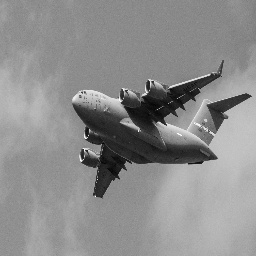
#> input picture archive/파이썬을 활용한 머신러닝 쿡북/datasets/plane_256x256.jpg, 256 x 256 px, found by its file name
$ jupyter execute --allow-errors '08_ipynb의_사본.ipynb'   (shell and % lines are left out)
#> lines starting #> are read from the running program, lines starting #| are printed output that depends on the picture; after the words box and inside, x2 and y2 are one past the last pixel; in counts of white or black regions, pixels touching at a corner belong together
<a href="https://colab.research.google.com/github/restful3/ds4th_study/blob/main/08_ipynb%EC%9D%98_%EC%82%AC%EB%B3%B8.ipynb" target="_parent"></a>

# 8장. 이미지 다루기

이 노트북을 주피터 노트북 뷰어(nbviewer.jupyter.org)로 보거나 구글 코랩(colab.research.google.com)에서 실행할 수 있습니다.

<table class="tfo-notebook-buttons" align="left">
  <td>
    <a target="_blank" href="https://nbviewer.org/github/rickiepark/machine-learning-with-python-cookbook/blob/master/08.ipynb">주피터 노트북 뷰어로 보기</a>
  </td>
  <td>
    <a target="_blank" href="https://colab.research.google.com/github/rickiepark/machine-learning-with-python-cookbook/blob/master/08.ipynb">구글 코랩(Colab)에서 실행하기</a>
  </td>
</table>

## 8.1 이미지 로드

[cell 1]
# 코랩에서 실행하는 경우 다음 주석을 제거하고 실행하세요.

[cell 2]
# 라이브러리를 임포트합니다.
import cv2
import numpy as np
from matplotlib import pyplot as plt

# 흑백 이미지로 로드합니다.
image = cv2.imread("images/plane.jpg", cv2.IMREAD_GRAYSCALE)

#> (a cell that did not finish here is left out)

[cell 4]
# 데이터 타입을 확인합니다.
type(image)

[cell 5]
# 이미지 데이터를 확인합니다.
image

#> (a cell that did not finish here is left out)

[cell 7]
# 컬러로 이미지를 로드합니다.
image_bgr = cv2.imread("images/plane.jpg")

# 픽셀을 확인합니다.
#> (the rest of this cell did not finish here and is left out)

#> (a cell that did not finish here is left out)

## 8.2 이미지 저장

[cell 9]
# 라이브러리를 임포트합니다.
import cv2
import numpy as np
from matplotlib import pyplot as plt

# 흑백 이미지로 로드합니다.
image = cv2.imread("images/plane.jpg", cv2.IMREAD_GRAYSCALE)

# 이미지를 저장합니다.
cv2.imwrite("images/plane_new.jpg", image)
#> Out = True

## 8.3 이미지 크기 변경하기

[cell 10]
# 코랩에서 실행하는 경우 다음 주석을 제거하고 실행하세요.

[cell 11]
# 라이브러리를 임포트합니다.
import cv2
import numpy as np
from matplotlib import pyplot as plt

# 흑백 이미지로 로드합니다.
image = cv2.imread("images/plane_256x256.jpg", cv2.IMREAD_GRAYSCALE)
#> image is the input picture: shape (256, 256); min 0, max 255, mean 140.6

# 이미지 크기를 50x50 픽셀로 바꿉니다.
image_50x50 = cv2.resize(image, (50, 50))

# 이미지를 출력합니다.
plt.imshow(image_50x50, cmap="gray"), plt.axis("off")
plt.show()

## 8.4 이미지 지르기

[cell 12]
# 라이브러리를 임포트합니다.
import cv2
import numpy as np
from matplotlib import pyplot as plt

# 흑백 이미지로 로드합니다.
image = cv2.imread("images/plane_256x256.jpg", cv2.IMREAD_GRAYSCALE)

# 열의 처음 절반과 모든 행을 선택합니다.
image_cropped = image[:,:128]
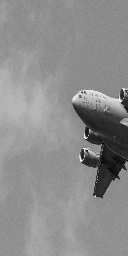
#> image_cropped: shape (256, 128); min 4, max 254, mean 140.3

# 이미지를 출력합니다.
plt.imshow(image_cropped, cmap="gray"), plt.axis("off")
plt.show()

## 8.5 이미지 흐리게 하기

[cell 13]
# 라이브러리를 임포트합니다.
import cv2
import numpy as np
from matplotlib import pyplot as plt

# 흑백 이미지로 로드합니다.
image = cv2.imread("images/plane_256x256.jpg", cv2.IMREAD_GRAYSCALE)

# 이미지를 흐리게 합니다.
image_blurry = cv2.blur(image, (5,5))

# 이미지를 출력합니다.
plt.imshow(image_blurry, cmap="gray"), plt.axis("off")
plt.show()

[cell 14]
# 이미지를 흐리게 합니다.
image_very_blurry = cv2.blur(image, (100,100))

# 이미지를 출력합니다.
plt.imshow(image_very_blurry, cmap="gray"), plt.xticks([]), plt.yticks([])
plt.show()

[cell 15]
# 커널을 만듭니다.
kernel = np.ones((5,5)) / 25.0

# 커널을 확인합니다.
kernel

[cell 16]
# 커널을 적용합니다.
image_kernel = cv2.filter2D(image, -1, kernel)

# 이미지를 출력합니다.
plt.imshow(image_kernel, cmap="gray")
plt.axis("off")
plt.show()

## 붙임

[cell 17]
#  가우시안 블러를 적용합니다.
image_very_blurry = cv2.GaussianBlur(image, (5,5), 0)

# 이미지를 출력합니다.
plt.imshow(image_very_blurry, cmap="gray")
plt.axis("off")
plt.show()

[cell 18]
gaus_vector = cv2.getGaussianKernel(5, 0)
gaus_vector

[cell 19]
# 벡터를 외적하여 커널을 만듭니다.
gaus_kernel = np.outer(gaus_vector, gaus_vector)
gaus_kernel

[cell 20]
# 커널을 적용합니다.
image_kernel = cv2.filter2D(image, -1, gaus_kernel)

# 이미지를 출력합니다.
plt.imshow(image_kernel, cmap="gray")
plt.axis("off")
plt.show()

## 8.6 이미지를 선명하게 하기

[cell 21]
# 라이브러리를 임포트합니다.
import cv2
import numpy as np
from matplotlib import pyplot as plt

# 흑백 이미지로 로드합니다.
image = cv2.imread("images/plane_256x256.jpg", cv2.IMREAD_GRAYSCALE)

# 커널을 만듭니다.
kernel = np.array([[0, -1, 0],
                   [-1, 5,-1],
                   [0, -1, 0]])

# 이미지를 선명하게 만듭니다.
image_sharp = cv2.filter2D(image, -1, kernel)

# 이미지를 출력합니다.
plt.imshow(image_sharp, cmap="gray"), plt.axis("off")
plt.show()

## 8.7 대비 향상

[cell 22]
# 라이브러리를 임포트합니다.
import cv2
import numpy as np
from matplotlib import pyplot as plt

# 흑백 이미지로 로드합니다.
image = cv2.imread("images/plane_256x256.jpg", cv2.IMREAD_GRAYSCALE)

# 이미지 대비를 향상시킵니다.
image_enhanced = cv2.equalizeHist(image)
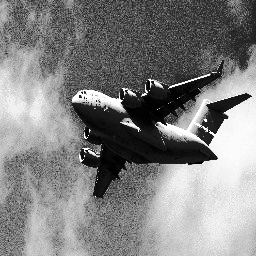
#> image_enhanced: shape (256, 256); min 0, max 255, mean 129.7

# 이미지를 출력합니다.
plt.imshow(image_enhanced, cmap="gray"), plt.axis("off")
plt.show()

[cell 23]
# 이미지를 로드합니다.
image_bgr = cv2.imread("images/plane.jpg")

# YUV로 바꿉니다.
#> (the rest of this cell did not finish here and is left out)

## 8.8 색깔 구분하기

[cell 24]
# 라이브러리를 임포트합니다.
import cv2
import numpy as np
from matplotlib import pyplot as plt

# 이미지를 로드합니다.
image_bgr = cv2.imread('images/plane_256x256.jpg')

# BGR에서 HSV로 변환합니다.
image_hsv = cv2.cvtColor(image_bgr, cv2.COLOR_BGR2HSV)
#> image_hsv: shape (256, 256, 3); mean H, S, V 0, 0, 140.6

# HSV에서 파랑 값의 범위를 정의합니다.
lower_blue = np.array([50,100,50])
upper_blue = np.array([130,255,255])

# 마스크를 만듭니다.
mask = cv2.inRange(image_hsv, lower_blue, upper_blue)
#> mask: shape (256, 256); every value is 0

# 이미지에 마스크를 적용합니다.
image_bgr_masked = cv2.bitwise_and(image_bgr, image_bgr, mask=mask)
#> image_bgr_masked: shape (256, 256, 3); every value is 0

# BGR에서 RGB로 변환합니다.
image_rgb = cv2.cvtColor(image_bgr_masked, cv2.COLOR_BGR2RGB)

# 이미지를 출력합니다.
plt.imshow(image_rgb), plt.axis("off")
plt.show()

[cell 25]
# 마스크를 출력합니다.
plt.imshow(mask, cmap='gray'), plt.axis("off")
plt.show()

## 8.9 이미지 이진화

[cell 26]
# 라이브러리를 임포트합니다.
import cv2
import numpy as np
from matplotlib import pyplot as plt

# 흑백 이미지로 로드합니다.
image_grey = cv2.imread("images/plane_256x256.jpg", cv2.IMREAD_GRAYSCALE)

# 적응적 임계처리를 적용합니다.
max_output_value = 255
neighborhood_size = 99
subtract_from_mean = 10
image_binarized = cv2.adaptiveThreshold(image_grey,
                                        max_output_value,
                                        cv2.ADAPTIVE_THRESH_GAUSSIAN_C,
                                        cv2.THRESH_BINARY,
                                        neighborhood_size,
                                        subtract_from_mean)
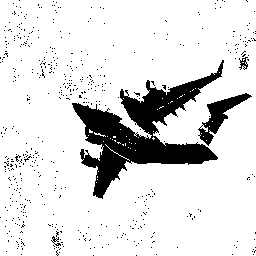
#> image_binarized: shape (256, 256); 86.9% white; 512 black regions (508 under 20 px), largest, box (x1, y1, x2, y2) and area: (72, 60, 224, 199) 6858, (198, 93, 252, 146) 840, (239, 57, 248, 70) 58, (51, 236, 61, 246) 37

# 이미지를 출력합니다.
plt.imshow(image_binarized, cmap="gray"), plt.axis("off")
plt.show()

[cell 27]
# cv2.ADAPTIVE_THRESH_MEAN_C를 적용합니다.
image_mean_threshold = cv2.adaptiveThreshold(image_grey,
                                             max_output_value,
                                             cv2.ADAPTIVE_THRESH_MEAN_C,
                                             cv2.THRESH_BINARY,
                                             neighborhood_size,
                                             subtract_from_mean)
#> image_mean_threshold: shape (256, 256); 85.4% white; 542 black regions (535 under 20 px), largest, box (x1, y1, x2, y2) and area: (72, 60, 224, 199) 7242, (198, 93, 252, 146) 831, (3, 148, 39, 175) 317

# 이미지를 출력합니다.
plt.imshow(image_mean_threshold, cmap="gray"), plt.axis("off")
plt.show()

## 8.10 배경 제거

[cell 28]
# 라이브러리를 임포트합니다.
import cv2
import numpy as np
from matplotlib import pyplot as plt

# 이미지를 로드하고 RGB로 변환합니다.
image_bgr = cv2.imread('images/plane_256x256.jpg')
image_rgb = cv2.cvtColor(image_bgr, cv2.COLOR_BGR2RGB)

# 사각형 좌표: 시작점의 x, 시작점의 y, 너비, 높이
rectangle = (0, 56, 256, 150)

# 초기 마스크를 만듭니다.
mask = np.zeros(image_rgb.shape[:2], np.uint8)

# grabCut에 사용할 임시 배열을 만듭니다.
bgdModel = np.zeros((1, 65), np.float64)
fgdModel = np.zeros((1, 65), np.float64)

# grabCut을 실행합니다.
cv2.grabCut(image_rgb, # 원본 이미지
            mask, # 마스크
            rectangle, # 사각형
            bgdModel, # 배경을 위한 임시 배열
            fgdModel, # 전경을 위한 임시 배열
            5, # 반복 횟수
            cv2.GC_INIT_WITH_RECT) # 사각형을 사용한 초기화

# 배경인 곳은 0, 그외에는 1로 설정한 마스크를 만듭니다.
mask_2 = np.where((mask==2) | (mask==0), 0, 1).astype('uint8')

# 이미지에 새로운 마스크를 곱해 배경을 제외합니다.
image_rgb_nobg = image_rgb * mask_2[:, :, np.newaxis]

# 이미지를 출력합니다.
plt.imshow(image_rgb_nobg), plt.axis("off")
plt.show()

[cell 29]
# 마스크를 출력합니다.
plt.imshow(mask, cmap='gray'), plt.axis("off")
plt.show()

[cell 30]
# 마스크를 출력합니다.
plt.imshow(mask_2, cmap='gray'), plt.axis("off")
plt.show()

## 8.11 경계선 감지하기

[cell 31]
# 라이브러리를 임포트합니다.
import cv2
import numpy as np
from matplotlib import pyplot as plt

# 흑백 이미지로 로드합니다.
image_gray = cv2.imread("images/plane_256x256.jpg", cv2.IMREAD_GRAYSCALE)

# 픽셀 강도의 중간값을 계산합니다.
median_intensity = np.median(image_gray)
#> median_intensity = 145

# 중간 픽셀 강도에서 위아래 1 표준 편차 떨어진 값을 임계값으로 지정합니다.
lower_threshold = int(max(0, (1.0 - 0.33) * median_intensity))
#> lower_threshold = 97
upper_threshold = int(min(255, (1.0 + 0.33) * median_intensity))
#> upper_threshold = 192

# 캐니 경계선 감지기를 적용합니다.
image_canny = cv2.Canny(image_gray, lower_threshold, upper_threshold)
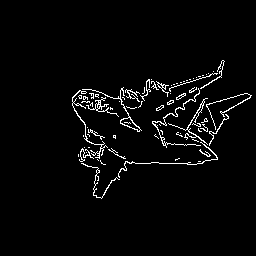
#> image_canny: shape (256, 256); 3.1% white in thin lines or dots, all inside (x1, y1, x2, y2) = (72, 60, 252, 199)

# 이미지를 출력합니다.
plt.imshow(image_canny, cmap="gray"), plt.axis("off")
plt.show()

## 8.12 모서리 감지

[cell 32]
# 라이브러리를 임포트합니다.
import cv2
import numpy as np
from matplotlib import pyplot as plt

# 흑백 이미지로 로드합니다.
image_bgr = cv2.imread("images/plane_256x256.jpg")
image_gray = cv2.cvtColor(image_bgr, cv2.COLOR_BGR2GRAY)
image_gray = np.float32(image_gray)

# 모서리 감지 매개변수를 설정합니다.
block_size = 2
aperture = 29
free_parameter = 0.04

# 모서리를 감지합니다.
detector_responses = cv2.cornerHarris(image_gray,
                                      block_size,
                                      aperture,
                                      free_parameter)
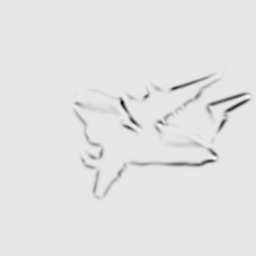
#> detector_responses: shape (256, 256) float32; min -2.31e+36, max 2.4e+35, mean -inf; drawn with min black and max white

# 모서리 표시를 부각시킵니다.
detector_responses = cv2.dilate(detector_responses, None)

# 임계값보다 큰 감지 결과만 남기고 흰색으로 표시합니다.
threshold = 0.02
image_bgr[detector_responses >
          threshold *
          detector_responses.max()] = [255,255,255]
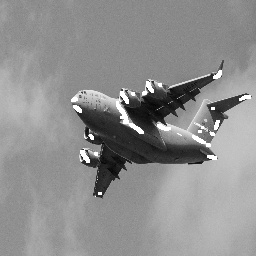
#> image_bgr: shape (256, 256, 3); 1.41% of pixels changed, all inside (x1, y1, x2, y2) = (71, 70, 251, 195)

# 흑백으로 변환합니다.
image_gray = cv2.cvtColor(image_bgr, cv2.COLOR_BGR2GRAY)

# 이미지를 출력합니다.
plt.imshow(image_gray, cmap="gray"), plt.axis("off")
plt.show()

[cell 33]
# 가능성이 높은 모서리를 출력합니다.
plt.imshow(detector_responses, cmap='gray'), plt.axis("off")
plt.show()

[cell 34]
# 이미지를 로드합니다.
image_bgr = cv2.imread('images/plane_256x256.jpg')
image_gray = cv2.cvtColor(image_bgr, cv2.COLOR_BGR2GRAY)

# 감지할 모서리 개수
corners_to_detect = 10
minimum_quality_score = 0.05
minimum_distance = 25

# 모서리를 감지합니다.
corners = cv2.goodFeaturesToTrack(image_gray,
                                  corners_to_detect,
                                  minimum_quality_score,
                                  minimum_distance)
#> corners = [[86, 150], [121, 100], [152, 81], [166, 125], [251, 96], [216, 158], [138, 131], [207, 105], [95, 195], [82, 92]]
corners = np.float32(corners)

# 모서리마다 흰 원을 그립니다.
for corner in corners:
    x, y = corner[0].astype('int')
    cv2.circle(image_bgr, (x,y), 10, (255,255,255), -1)
#> this loop made 10 passes
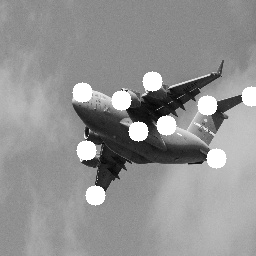
#> image_bgr: shape (256, 256, 3); 4.73% of pixels changed, all inside (x1, y1, x2, y2) = (72, 71, 256, 206)

# 흑백 이미지로 변환합니다.
image_rgb = cv2.cvtColor(image_bgr, cv2.COLOR_BGR2GRAY)

# 이미지를 출력합니다.
plt.imshow(image_rgb, cmap='gray'), plt.axis("off")
plt.show()

## 8.13 머신러닝 특성 만들기

[cell 35]
# 이미지를 로드합니다.
import cv2
import numpy as np
from matplotlib import pyplot as plt

# 흑백 이미지로 로드합니다.
image = cv2.imread("images/plane_256x256.jpg", cv2.IMREAD_GRAYSCALE)

# 이미지를 10x10 픽셀 크기로 변환합니다.
image_10x10 = cv2.resize(image, (10, 10))

# 이미지 데이터를 1차원 벡터로 변환합니다.
image_10x10.flatten()
#> Out = 100 values, max 194 at index 58, min 15 at index 64, mean 140.5

[cell 36]
plt.imshow(image_10x10, cmap="gray"), plt.axis("off")
plt.show()
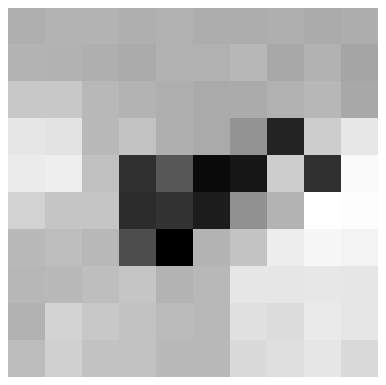
#> figure drawn by matplotlib, 1 panel

[cell 37]
image_10x10.shape
#> Out = (10, 10)

[cell 38]
image_10x10.flatten().shape
#> Out = (100,)

[cell 39]
# 컬러 이미지로 로드합니다.
image_color = cv2.imread("images/plane_256x256.jpg", cv2.IMREAD_COLOR)

# 이미지를 10 × 10 픽셀 크기로 변환합니다.
image_color_10x10 = cv2.resize(image_color, (10, 10))

# 이미지 데이터를 1차원 벡터로 변환하고 차원을 출력합니다.
image_color_10x10.flatten().shape
#> Out = (300,)

[cell 40]
# 흑백 이미지로 로드합니다.
image_256x256_gray = cv2.imread("images/plane_256x256.jpg", cv2.IMREAD_GRAYSCALE)

# 이미지 데이터를 1차원 벡터로 변환하고 차원을 출력합니다.
image_256x256_gray.flatten().shape
#> Out = (65536,)

[cell 41]
# 컬러 이미지로 로드합니다.
image_256x256_color = cv2.imread("images/plane_256x256.jpg", cv2.IMREAD_COLOR)

# 이미지 데이터를 1차원 벡터로 변환하고 차원을 출력합니다.
image_256x256_color.flatten().shape
#> Out = (196608,)

## 8.14 평균 색을 특성으로 인코딩하기

[cell 42]
# 라이브러리를 임포트합니다.
import cv2
import numpy as np
from matplotlib import pyplot as plt

# BGR 이미지로 로드합니다.
image_bgr = cv2.imread("images/plane_256x256.jpg", cv2.IMREAD_COLOR)

# 각 채널의 평균을 계산합니다.
channels = cv2.mean(image_bgr)
#> channels = (140.6, 140.6, 140.6, 0)

# 파랑과 빨강을 바꿉니다(BGR에서 RGB로 만듭니다)
observation = np.array([(channels[2], channels[1], channels[0])])
#> observation = [[140.6, 140.6, 140.6]]

# 채널 평균 값을 확인합니다.
observation
#> Out = [[140.6, 140.6, 140.6]]

[cell 43]
# 이미지를 출력합니다.
plt.imshow(observation), plt.axis("off")
plt.show()
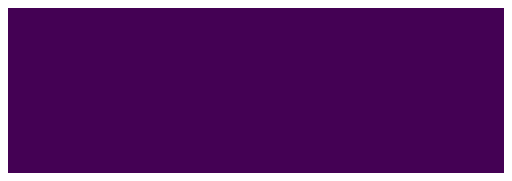
#> figure drawn by matplotlib, 1 panel

## 8.15 컬러 히스토그램을 특성으로 인코딩하기

[cell 44]
# 라이브러리를 임포트합니다.
import cv2
import numpy as np
from matplotlib import pyplot as plt

# 이미지를 로드합니다.
image_bgr = cv2.imread("images/plane_256x256.jpg", cv2.IMREAD_COLOR)

# RGB로 변환합니다.
image_rgb = cv2.cvtColor(image_bgr, cv2.COLOR_BGR2RGB)

# 특성 값을 담을 리스트를 만듭니다.
features = []

# 각 컬러 채널에 대해 히스토그램을 계산합니다.
colors = ("r","g","b")

# 각 채널을 반복하면서 히스토그램을 계산하고 리스트에 추가합니다.
for i, channel in enumerate(colors):
    histogram = cv2.calcHist([image_rgb], # 이미지
                        [i], # 채널 인덱스
                        None, # 마스크 없음
                        [256], # 히스토그램 크기
                        [0,256]) # 범위
    features.extend(histogram)
#> after the loop, features = 768 items, first 6: [1], [0], [0], [1], [3], [2]

# 샘플의 특성 값으로 벡터를 만듭니다.
observation = np.array(features).flatten()
#> observation = 768 values, max 2306 at index 141, min 0 at index 1, mean 256

# 처음 다섯 개의 특성을 출력합니다.
observation[0:5]
#> Out = [1, 0, 0, 1, 3]

[cell 45]
# RGB 채널 값을 확인합니다.
image_rgb[0,0]
#> Out = [148, 148, 148]

[cell 46]
# 판다스를 임포트합니다.
import pandas as pd

# 예시 데이터를 만듭니다.
data = pd.Series([1, 1, 2, 2, 3, 3, 3, 4, 5])

# 히스토그램을 출력합니다.
data.hist(grid=False)
plt.show()
#> figure, not shown here; tallest bar 3 high, from x = 3 to 3.4

[cell 47]
# 각 컬러 채널에 대한 히스토그램을 계산합니다.
colors = ("r","g","b")

# 컬러 채널을 반복하면서 히스토그램을 계산하고 그래프를 그립니다.
for i, channel in enumerate(colors):
    histogram = cv2.calcHist([image_rgb], # 이미지
                        [i], # 채널 인덱스
                        None, # 마스크 없음
                        [256], # 히스토그램 크기
                        [0,256]) # 범위
    plt.plot(histogram, color = channel)
    plt.xlim([0,256])

# 그래프를 출력합니다.
plt.show()
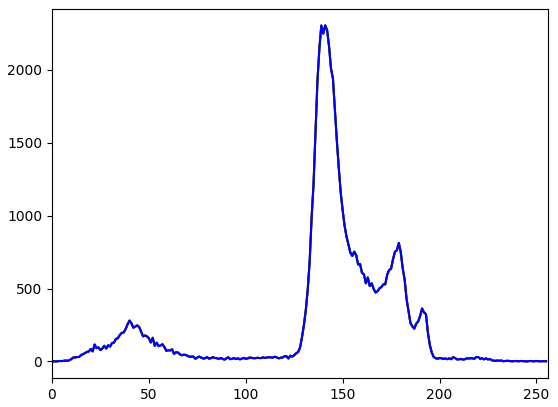
#> figure drawn by matplotlib, 1 panel; curve peaks at x = 141, y = 2306; curve peaks at x = 141, y = 2306; curve peaks at x = 141, y = 2306
